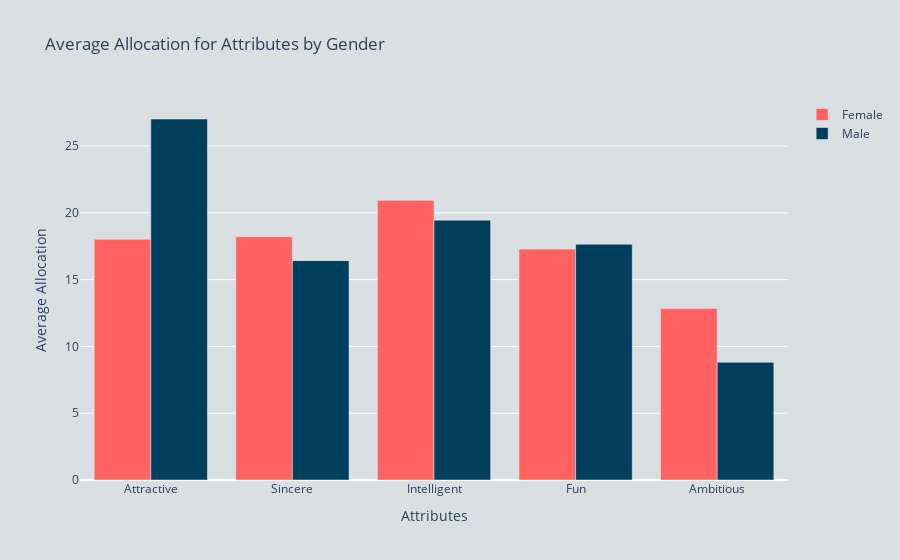

Notebook code cell kept with this figure:
### Code cell
# Running the average initial preference allocation functions with timings
start_time = time.time()

# Set the plot colours for each gender
colors = ['#ff6361', '#003f5c']

# Replace 0 and 1 with the corresponding gender
gender_labels = ['Female', 'Male']

pref_data = fetch_pref_data(database_path, columns_pf_o, gender_labels)
traces = create_bar_traces(pref_data, columns_full, colors)

# Structuring the layout with titles and colours
layout = go.Layout(
    title='Average Allocation for Attributes by Gender',
    xaxis=dict(title='Attributes'),
    yaxis=dict(title='Average Allocation'),
    barmode='group',
    plot_bgcolor='#dadfe1',
    paper_bgcolor='#dadfe1'
)

# Create figure
fig = go.Figure(data=traces, layout=layout)

# Show the plot
fig.show()

end_time = round(time.time() - start_time, 4)

print(f'Initial preference allocation plot completed. It took {end_time} seconds.')

### Figure 1 — Plotly figure (JSON) as saved in the notebook; plotly's stock layout.template omitted (floating-point values rounded to 4 significant figures)
{"data": [{"marker": {"color": "#ff6361"}, "name": "Female", "type": "bar", "x": ["Attractive", "Sincere", "Intelligent", "Fun", "Ambitious"], "y": [18.03, 18.22, 20.94, 17.29, 12.85]}, {"marker": {"color": "#003f5c"}, "name": "Male", "type": "bar", "x": ["Attractive", "Sincere", "Intelligent", "Fun", "Ambitious"], "y": [27.03, 16.42, 19.45, 17.65, 8.812]}], "layout": {"barmode": "group", "paper_bgcolor": "#dadfe1", "plot_bgcolor": "#dadfe1", "title": {"text": "Average Allocation for Attributes by Gender"}, "xaxis": {"title": {"text": "Attributes"}}, "yaxis": {"title": {"text": "Average Allocation"}}}}
